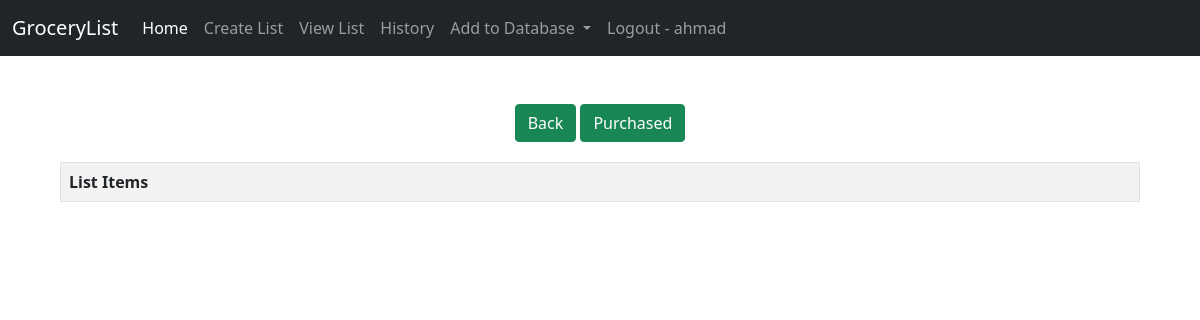
Page /grocery/list/ (signed in) on the earlier database version.
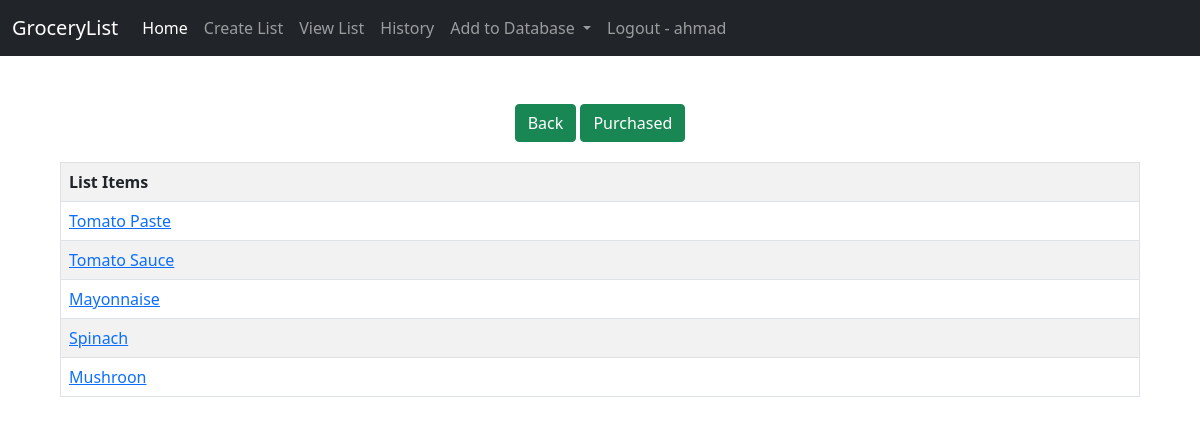
Same page on the later database version.
### grocery/models.py (models this page shows, shortened)
class GroceryList(models.Model):
    user_id = models.IntegerField(null=True)
    item = models.CharField(max_length=255, null=True)
    completed = models.BooleanField(default=False)
    date = models.DateField(auto_now=True, null=True)

### grocery/views.py (the view)
# urls.py: path('list/', views.view_list, name='list'),
@login_required(login_url='/account/login')
def view_list(request):
    user_id = request.session['_auth_user_id']
    grocery_list = GroceryList.objects.filter(user_id=user_id)
    return render(request, 'view_list.html', {'list': grocery_list})

### grocery/templates/view_list.html (shortened to what this page needs)
{% extends 'base.html' %}
{% load static %}
{% block content %}
<link rel="stylesheet" type="text/css" href="{% static 'grocery.css' %}">
<br>
<br>
<div style="text-align: center;">
    <a href="/" class="btn btn-success">Back </a>
    <a href="{% url 'grocery:delete' %}" class="btn btn-success">Purchased </a>
    </div>
<table class="table table-striped table-bordered">
    <tr>
        <th>List Items</th>
    </tr>
    {% for i in list %}
    {% if i.completed %}
    <tr>
        <td>
         <s><a href="{% url 'grocery:undo' item_id=i.id %}">{{ i.item }}</a>
        </td>
    </tr>
    {% else %}
    <tr>
        <td>
         <a href="{% url 'grocery:complete' item_id=i.id %}">{{ i.item }}</a>
        </td>
    </tr>
    {% endif %}
    {% endfor %}
</table>
{% endblock %}

### templates/base.html (shortened to what this page needs)
<!DOCTYPE html>
<html lang="en">
<head>
  <link href="https://cdn.jsdelivr.net/npm/bootstrap@5.0.2/dist/css/bootstrap.min.css" rel="stylesheet">
</head>
{% load static %}
<link rel="stylesheet" type="text/css" href="{% static 'grocery.css' %}">
<nav class="navbar navbar-expand-lg navbar-dark bg-dark">
  <div class="container-fluid">
    <a class="navbar-brand" href="#">GroceryList</a>
    <div class="collapse navbar-collapse" id="navbarNavDropdown">
      <ul class="navbar-nav">
        <li class="nav-item">
          <a class="nav-link active" aria-current="page" href="/">Home</a>
        </li>
        <li class="nav-item">
          <a class="nav-link" href="{% url 'grocery:create_list' %}">Create List</a>
        </li>
        <li class="nav-item">
          <a class="nav-link" href="{% url 'grocery:list' %}">View List</a>
        </li>
        <li class="nav-item">
          <a class="nav-link" href="{% url 'grocery:archive' %}">History</a>
        </li>
        <li class="nav-item dropdown">
          <a class="nav-link dropdown-toggle" href="#" id="navbarDropdownMenuLink" role="button" data-bs-toggle="dropdown" aria-expanded="false">
            Add to Database
          </a>
        </li>
        {% if user.is_authenticated %}
        <li class="nav-item">
          <a class="nav-link" href="{% url 'user_account:logout' %}">Logout - {{ user }}</a>
        </li>
        {% else %}
        <li class="nav-item">
          <a class="nav-link" href="{% url 'user_account:login' %}">Login</a>
        </li>
        {% endif %}
      </ul>
    </div>
  </div>
</nav>
<body>
  {% block content %}
  {% endblock %}
</body>
</html>

### grocery/static/grocery.css (style rules this page uses)
table { margin: 0 auto; margin-bottom: 10px; width: 200px; max-width: 90%; margin-top: 20px; }

Differences in the rows shown:
added GroceryList: item "Tomato Paste"
added GroceryList: item "Tomato Sauce"
added GroceryList: item "Mayonnaise"
added GroceryList: item "Spinach"
added GroceryList: item "Mushroon"
